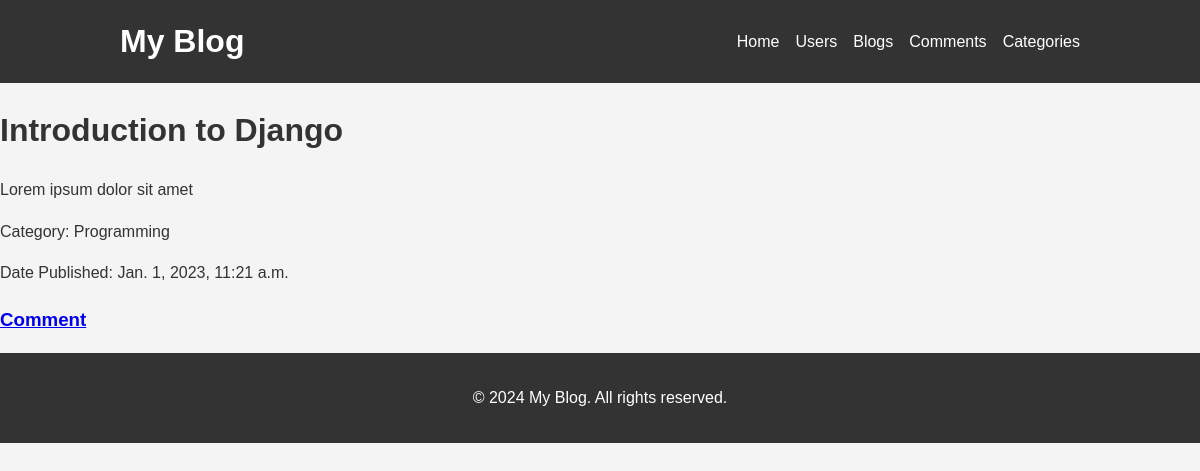
The app's page /blogs/blogdetails/1/ with its own data.
### blog/models.py (models this page shows, shortened)
class Post(models.Model):
    title = models.CharField(max_length=250)
    content = models.TextField()
    category = models.ForeignKey(Category, on_delete=models.CASCADE)
    date_published = models.DateTimeField(default=timezone.now)

class Category(models.Model):
    name = models.CharField(max_length=250)

### blog/views.py (the view)
# urls.py: path('blogs/blogdetails/<int:id>/', views.blogdetails, name='blogdetails'),
def blogdetails(request, id):
    mypost = get_object_or_404(Post, id=id)
    context = {
        'myposts': mypost,
    }
    return render(request, 'blogdetails.html', context)

### blog/templates/blogdetails.html (shortened to what this page needs)
{% extends "master.html" %}
{% block content %}
  <h1>{{ myposts.title }}</h1>
  <p>{{ myposts.content }}</p>
  <p>Category: {{ myposts.category.name }}</p>
  <p>Date Published: {{ myposts.date_published }}</p>
  <h3><a href="{% url 'comments' myposts.id %}">Comment</a></h3>
{% endblock %}

### blog/templates/master.html (style rules this page uses)
body { font-family: Arial, sans-serif; line-height: 1.6; background-color: #f4f4f4; color: #333; margin: 0; padding: 0; }

### records on screen
Post: title "Introduction to Django", content "Lorem ipsum dolor sit amet", category.name "Programming", date_published "Jan. 1, 2023, 11:21 a.m."
